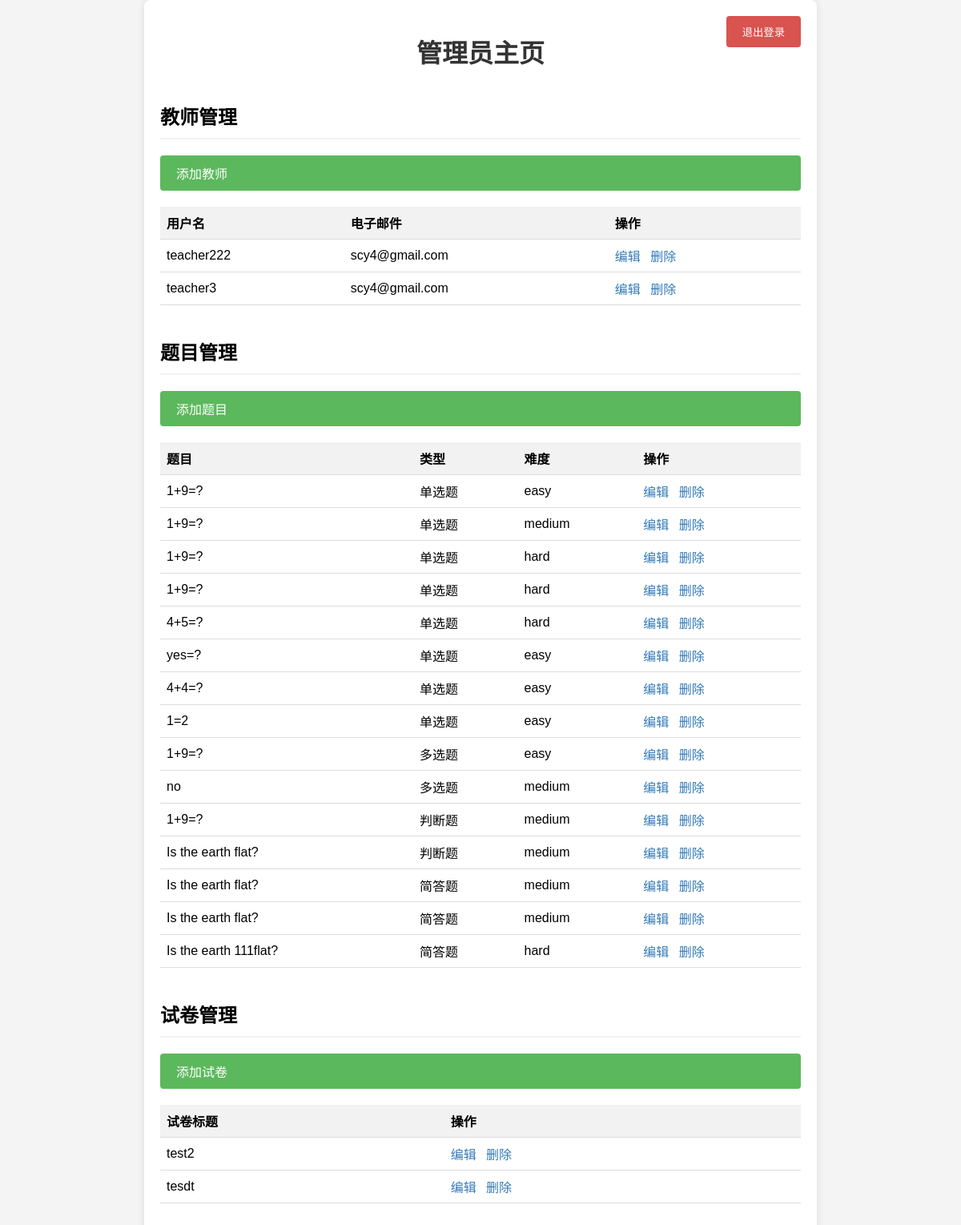
/api/admin/ (signed in), run on an earlier commit of the app's database.
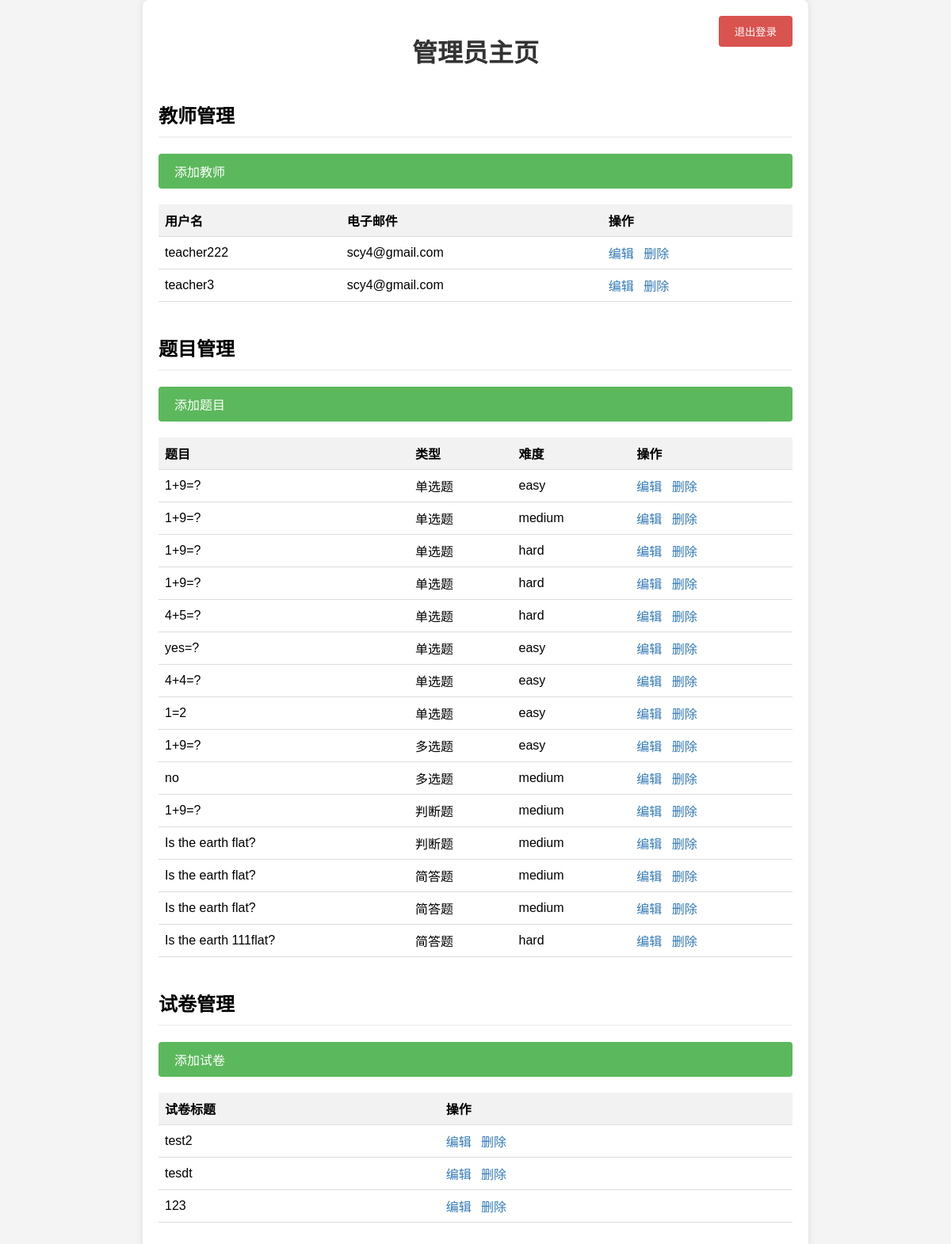
And on a later commit of the database.
### exam_app/models.py (models this page shows, shortened)
class SingleChoiceQuestion(models.Model):
    question_text = models.CharField(max_length=200)
    choice1 = models.CharField(max_length=200)
    choice2 = models.CharField(max_length=200)
    choice3 = models.CharField(max_length=200)
    choice4 = models.CharField(max_length=200)
    correct_choice = models.IntegerField()  # Store index of the correct choice (0-3)
    difficulty = models.CharField(max_length=10, choices=(('easy', 'Easy'), ('medium', 'Medium'), ('hard', 'Hard')))
    created_by = models.ForeignKey(User, on_delete=models.CASCADE)

class MultipleChoiceQuestion(models.Model):
    question_text = models.CharField(max_length=200)
    choice1 = models.CharField(max_length=200)
    choice2 = models.CharField(max_length=200)
    choice3 = models.CharField(max_length=200)
    choice4 = models.CharField(max_length=200)
    correct_choices = models.JSONField()  # Store a list of correct choices
    difficulty = models.CharField(max_length=10, choices=(('easy', 'Easy'), ('medium', 'Medium'), ('hard', 'Hard')))
    created_by = models.ForeignKey(User, on_delete=models.CASCADE)

class TrueFalseQuestion(models.Model):
    question_text = models.CharField(max_length=200)
    correct_answer = models.BooleanField()
    difficulty = models.CharField(max_length=10, choices=(('easy', 'Easy'), ('medium', 'Medium'), ('hard', 'Hard')))
    created_by = models.ForeignKey(User, on_delete=models.CASCADE)

class ShortAnswerQuestion(models.Model):
    question_text = models.CharField(max_length=200)
    answer = models.TextField()
    difficulty = models.CharField(max_length=10, choices=(('easy', 'Easy'), ('medium', 'Medium'), ('hard', 'Hard')))
    created_by = models.ForeignKey(User, on_delete=models.CASCADE)

class Exam(models.Model):
    title = models.CharField(max_length=255)
    single_choice_questions = models.ManyToManyField(SingleChoiceQuestion, blank=True)
    multiple_choice_questions = models.ManyToManyField(MultipleChoiceQuestion, blank=True)
    true_false_questions = models.ManyToManyField(TrueFalseQuestion, blank=True)
    short_answer_questions = models.ManyToManyField(ShortAnswerQuestion, blank=True)

### exam_app/views_admin.py (the view)
# urls.py: path('admin/', admin_home, name='admin_home'),
@login_required
def admin_home(request):
    if not request.user.is_staff:
        return redirect('home')
    teachers = User.objects.filter(groups__name='Teachers')
    students = User.objects.filter(groups__name='Students')
    exams = Exam.objects.all()
    single_choice_questions = SingleChoiceQuestion.objects.all()
    multiple_choice_questions = MultipleChoiceQuestion.objects.all()
    true_false_questions = TrueFalseQuestion.objects.all()
    short_answer_questions = ShortAnswerQuestion.objects.all()
    context = {
        'teachers': teachers,
        'students': students,
        'exams': exams,
        'single_choice_questions': single_choice_questions,
        'multiple_choice_questions': multiple_choice_questions,
        'true_false_questions': true_false_questions,
        'short_answer_questions': short_answer_questions
    }
    return render(request, 'admin_home.html', context)

### templates/admin_home.html (shortened to what this page needs)
<!DOCTYPE html>
<html lang="zh-CN">
<head>
</head>
<body>
    <div class="container">
        <form method="post" action="{% url 'logout' %}">
            <button type="submit" class="logout-button">退出登录</button>
        </form>
        <h1>管理员主页</h1>
        <h2>教师管理</h2>
        <a href="{% url 'add_teacher' %}" class="button add-button">添加教师</a>
        <table>
            <thead>
                <tr>
                    <th>用户名</th>
                    <th>电子邮件</th>
                    <th>操作</th>
                </tr>
            </thead>
            <tbody>
                {% for teacher in teachers %}
                <tr>
                    <td>{{ teacher.username }}</td>
                    <td>{{ teacher.email }}</td>
                    <td>
                        <a href="{% url 'edit_teacher' teacher.id %}" class="edit-link">编辑</a>
                        <a href="{% url 'delete_teacher' teacher.id %}" class="delete-link">删除</a>
                    </td>
                </tr>
                {% endfor %}
            </tbody>
        </table>
        <h2>题目管理</h2>
        <a href="{% url 'choose_question_type' %}" class="button add-button">添加题目</a>
        <table>
            <thead>
                <tr>
                    <th>题目</th>
                    <th>类型</th>
                    <th>难度</th>
                    <th>操作</th>
                </tr>
            </thead>
            <tbody>
                {% for question in single_choice_questions %}
                <tr>
                    <td>{{ question.question_text }}</td>
                    <td>单选题</td>
                    <td>{{ question.difficulty }}</td>
                    <td>
                        <a href="{% url 'edit_question' question.id 'single_choice' %}" class="edit-link">编辑</a>
                        <a href="{% url 'delete_question' question.id 'single_choice' %}" class="delete-link">删除</a>
                    </td>
                </tr>
                {% endfor %}
                {% for question in multiple_choice_questions %}
                <tr>
                    <td>{{ question.question_text }}</td>
                    <td>多选题</td>
                    <td>{{ question.difficulty }}</td>
                    <td>
                        <a href="{% url 'edit_question' question.id 'multiple_choice' %}" class="edit-link">编辑</a>
                        <a href="{% url 'delete_question' question.id 'multiple_choice' %}" class="delete-link">删除</a>
                    </td>
                </tr>
                {% endfor %}
                {% for question in true_false_questions %}
                <tr>
                    <td>{{ question.question_text }}</td>
                    <td>判断题</td>
                    <td>{{ question.difficulty }}</td>
                    <td>
                        <a href="{% url 'edit_question' question.id 'true_false' %}" class="edit-link">编辑</a>
                        <a href="{% url 'delete_question' question.id 'true_false' %}" class="delete-link">删除</a>
                    </td>
                </tr>
                {% endfor %}
                {% for question in short_answer_questions %}
                <tr>
                    <td>{{ question.question_text }}</td>
                    <td>简答题</td>
                    <td>{{ question.difficulty }}</td>
                    <td>
                        <a href="{% url 'edit_question' question.id 'short_answer' %}" class="edit-link">编辑</a>
                        <a href="{% url 'delete_question' question.id 'short_answer' %}" class="delete-link">删除</a>
                    </td>
                </tr>
                {% endfor %}
            </tbody>
        </table>
        <h2>试卷管理</h2>
        <a href="{% url 'create_exam' %}" class="button add-button">添加试卷</a>
        <table>
            <thead>
                <tr>
                    <th>试卷标题</th>
                    <th>操作</th>
                </tr>
            </thead>
            <tbody>
                {% for exam in exams %}
                <tr>
                    <td>{{ exam.title }}</td>
                    <td>
                        <a href="{% url 'edit_exam' exam.id %}" class="edit-link">编辑</a>
                        <a href="{% url 'delete_exam' exam.id %}" class="delete-link">删除</a>
                    </td>
                </tr>
                {% endfor %}
            </tbody>
        </table>
    </div>
</body>
</html>

### templates/admin_home.html (style rules this page uses)
body { font-family: Arial, sans-serif; margin: 0; padding: 0; display: flex; justify-content: center; background-color: #f4f4f4; }
.container { background: white; padding: 20px; border-radius: 8px; box-shadow: 0 0 10px rgba(0, 0, 0, 0.1); width: 80%; max-width: 800px; position: relative; }
h1 { color: #333; text-align: center; }
h2 { text-align: left; margin-top: 40px; border-bottom: 2px solid #f2f2f2; padding-bottom: 10px; }
table { width: 100%; border-collapse: collapse; margin-bottom: 20px; }
th, td { padding: 8px; text-align: left; border-bottom: 1px solid #ddd; }
th { background-color: #f2f2f2; }
.button { padding: 10px 20px; background-color: #5cb85c; color: white; border: none; border-radius: 4px; cursor: pointer; margin-top: 10px; text-align: left; display: inline-block; text-decoration: none; }
.edit-link, .delete-link { text-decoration: none; color: #337ab7; margin-right: 8px; }
.logout-button { padding: 10px 20px; background-color: #d9534f; color: white; border: none; border-radius: 4px; cursor: pointer; position: absolute; top: 20px; right: 20px; }
.add-button { margin-bottom: 20px; display: block; }

What changed in the data, as far as the page shows it:
added Exam: title "123"
